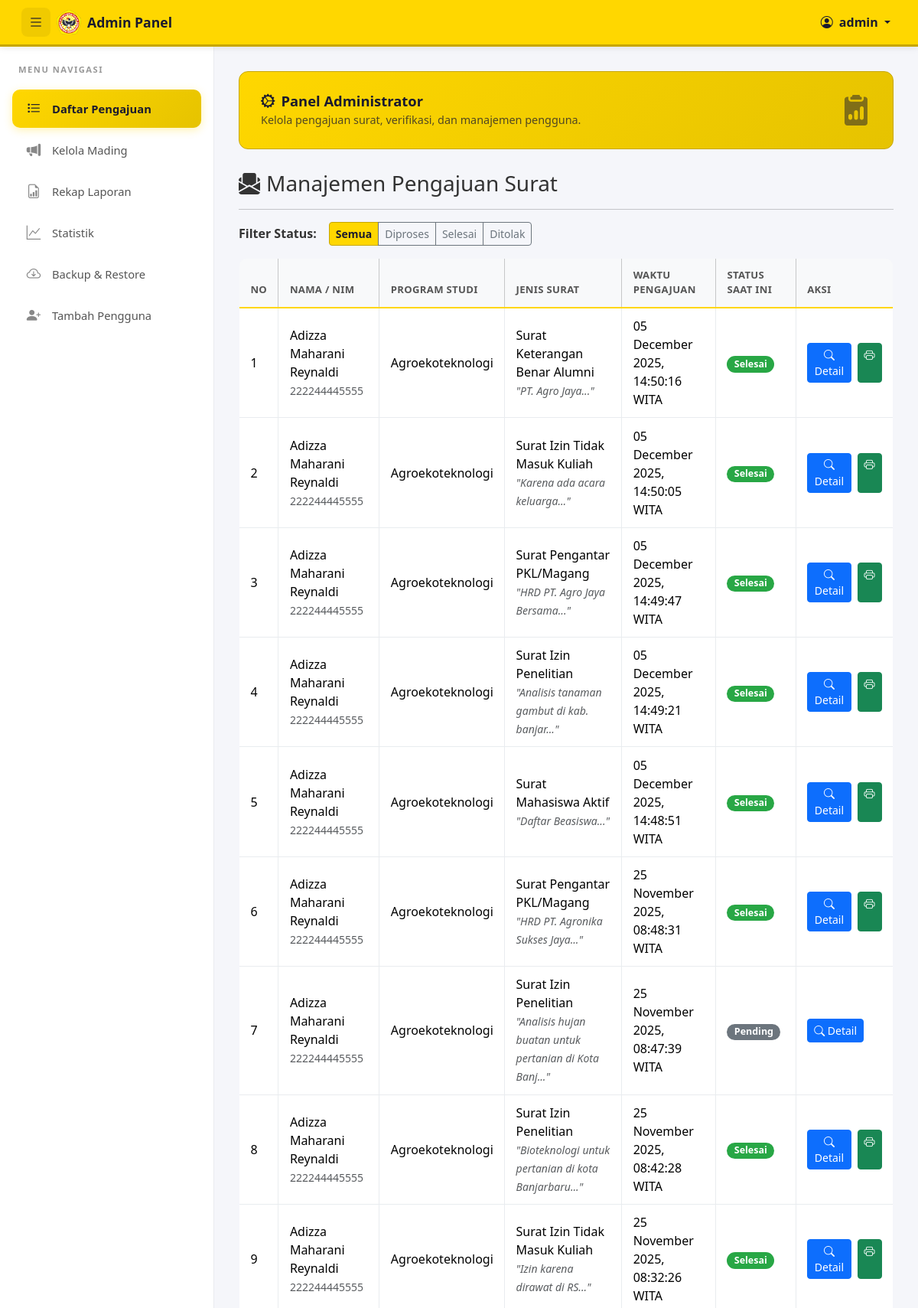
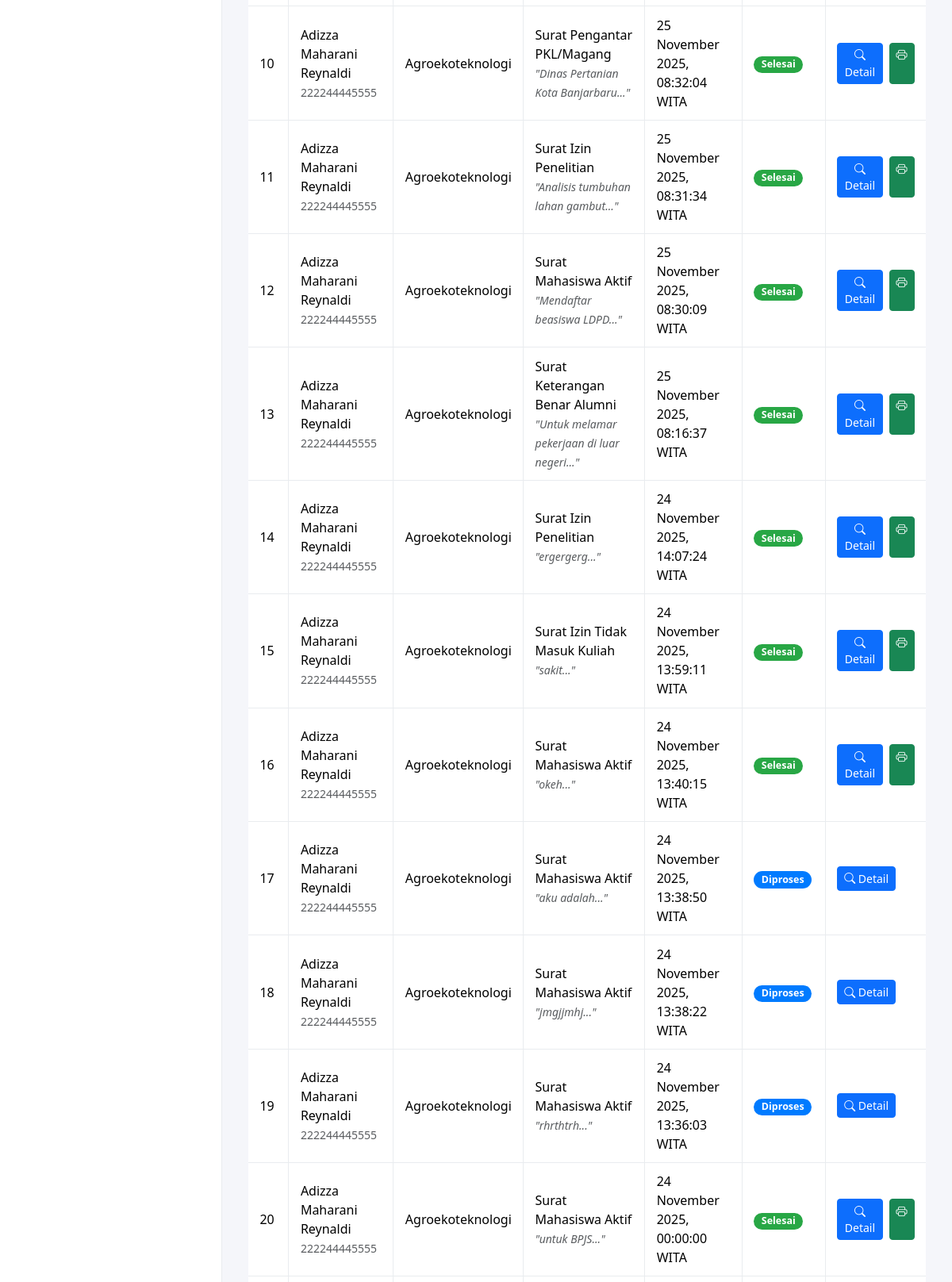
The app's page /TA_ULM/admin/index.php (signed in, upper part) with its own data (2 pictures, top to bottom).
### tables this page shows
CREATE TABLE `surat` (
  `id` int(11) NOT NULL,
  `user_id` int(11) NOT NULL,
  `nomor_surat` varchar(50) DEFAULT NULL,
  `jenis_surat` varchar(100) NOT NULL,
  `nama_lengkap` varchar(255) NOT NULL,
  `nim` varchar(20) NOT NULL,
  `semester` int(2) DEFAULT NULL,
  `keperluan` text NOT NULL,
  `dosen_pembimbing` varchar(255) DEFAULT NULL,
  `tanggal_mulai` date DEFAULT NULL,
  `tanggal_selesai` datetime DEFAULT NULL,
  `tanggal_penyelesaian` datetime DEFAULT NULL,
  `durasi_magang` varchar(50) DEFAULT NULL,
  `tanggal_pengajuan` datetime DEFAULT NULL,
  `status` enum('Pending','Diproses','Selesai','Ditolak') NOT NULL DEFAULT 'Pending',
  `catatan_admin` text DEFAULT NULL,
  `updated_at` timestamp NOT NULL DEFAULT current_timestamp() ON UPDATE current_timestamp()
);

CREATE TABLE `users` (
  `id` int(11) NOT NULL,
  `nama_lengkap` varchar(100) NOT NULL,
  `prodi_id` int(11) DEFAULT NULL,
  `username` varchar(50) NOT NULL,
  `email` varchar(255) DEFAULT NULL,
  `telepon` varchar(20) DEFAULT NULL,
  `password` varchar(255) NOT NULL,
  `foto_profil` varchar(255) DEFAULT NULL,
  `role` enum('admin','user','dekan','wakil_dekan') NOT NULL DEFAULT 'user',
  `created_at` timestamp NOT NULL DEFAULT current_timestamp()
);

CREATE TABLE `program_studi` (
  `id` int(11) NOT NULL,
  `nama_prodi` varchar(255) NOT NULL,
  `nama_fakultas` varchar(255) NOT NULL
);

### TA_ULM/admin/index.php (the view, shortened to what this page needs)
<?php
require '../config/database.php';
$filter = $_GET['filter'] ?? 'semua';
$kondisi_where = "";
$params_select = [];
$query_select = "
    SELECT s.*, u.username as nim, p.nama_prodi
    FROM surat s
    JOIN users u ON s.user_id = u.id
    LEFT JOIN program_studi p ON u.prodi_id = p.id
    $kondisi_where
    ORDER BY s.tanggal_pengajuan DESC
";
$stmt = $pdo->prepare($query_select);
$stmt->execute($params_select);
$daftar_surat = $stmt->fetchAll(PDO::FETCH_ASSOC);
?>
<!DOCTYPE html>
<html lang="id">
<head>
    <link href="https://cdn.jsdelivr.net/npm/bootstrap@5.3.2/dist/css/bootstrap.min.css" rel="stylesheet">
    <link href="https://cdn.jsdelivr.net/npm/bootstrap-icons/font/bootstrap-icons.css" rel="stylesheet">
    <link rel="stylesheet" href="../assets/css/style.css?v=<?= time(); ?>">
    <link rel="stylesheet" href="../assets/css/responsive.css?v=<?= time(); ?>">
</head>
<body>
<nav class="navbar navbar-expand-lg navbar-custom">
    <div class="container-fluid">
        <div class="d-flex align-items-center">
            <button class="btn me-2" id="sidebar-toggle"><i class="bi bi-list fs-5"></i></button>
            <a class="navbar-brand d-flex align-items-center" href="index.php">
                <img src="../assets/img/logo_ulm.png?v=<?= filemtime('../assets/img/logo_ulm.png'); ?>" alt="Logo ULM" width="32" height="32" class="d-inline-block align-text-top me-2">
                Admin Panel
            </a>
        </div>
        <ul class="navbar-nav ms-auto">
            <li class="nav-item dropdown">
                <a class="nav-link dropdown-toggle" href="#" id="navbarDropdown" role="button" data-bs-toggle="dropdown" aria-expanded="false">
                    <i class="bi bi-person-circle me-1"></i> <?= htmlspecialchars($_SESSION['username']); ?>
                </a>
            </li>
        </ul>
    </div>
</nav>
<div class="main-container">
    <div class="sidebar p-3">
        <div class="mb-3 px-2">
            <span class="sidebar-heading"><span class="link-text">Menu Navigasi</span></span>
        </div>
        <ul class="nav flex-column" id="sidebar-nav">
            <li class="nav-item">
                <a class="nav-link active" href="index.php"><i class="bi bi-list-task"></i> <span class="link-text">Daftar Pengajuan</span></a>
            </li>
            <li class="nav-item">
                <a class="nav-link" href="mading.php"><i class="bi bi-megaphone-fill"></i> <span class="link-text">Kelola Mading</span></a>
            </li>
            <li class="nav-item">
                <a class="nav-link" href="rekap.php"><i class="bi bi-file-earmark-bar-graph"></i> <span class="link-text">Rekap Laporan</span></a>
            </li>
            <li class="nav-item">
                <a class="nav-link" href="statistik.php"><i class="bi bi-graph-up"></i> <span class="link-text">Statistik</span></a>
            </li>
            <li class="nav-item">
                <a class="nav-link" href="backup_restore.php"><i class="bi bi-cloud-arrow-down"></i> <span class="link-text">Backup & Restore</span></a>
            </li>
            <li class="nav-item">
                <a class="nav-link" href="#" data-bs-toggle="modal" data-bs-target="#tambahUserModal"><i class="bi bi-person-plus-fill"></i> <span class="link-text">Tambah Pengguna</span></a>
            </li>
        </ul>
    </div>
<div class="content">
    <div class="welcome-banner">
        <div class="d-flex align-items-center justify-content-between">
            <div>
                <h4><i class="bi bi-gear-wide-connected me-2"></i>Panel Administrator</h4>
                <p>Kelola pengajuan surat, verifikasi, dan manajemen pengguna.</p>
            </div>
            <i class="bi bi-clipboard2-data-fill d-none d-md-block" style="font-size: 2.5rem; opacity: 0.5;"></i>
        </div>
    </div>
    <h3><i class="bi bi-envelope-paper-fill me-2"></i>Manajemen Pengajuan Surat</h3>
    <hr>
    <div class="d-flex align-items-center mb-3">
        <span class="me-3 fw-bold">Filter Status:</span>
        <div class="btn-group" role="group" aria-label="Filter Status Surat">
            <a href="index.php?filter=semua" class="btn btn-sm <?= $filter == 'semua' ? 'btn-primary' : 'btn-outline-secondary'; ?>">Semua</a>
            <a href="index.php?filter=Diproses" class="btn btn-sm <?= $filter == 'Diproses' ? 'btn-primary' : 'btn-outline-secondary'; ?>">Diproses</a>
            <a href="index.php?filter=Selesai" class="btn btn-sm <?= $filter == 'Selesai' ? 'btn-primary' : 'btn-outline-secondary'; ?>">Selesai</a>
            <a href="index.php?filter=Ditolak" class="btn btn-sm <?= $filter == 'Ditolak' ? 'btn-primary' : 'btn-outline-secondary'; ?>">Ditolak</a>
        </div>
    </div>
    <div class="table-responsive">
        <table class="table table-bordered table-hover align-middle">
            <thead class="table-light">
                <tr>
                    <th>No</th>
                    <th>Nama / NIM</th>
                    <th>Program Studi</th>
                    <th>Jenis Surat</th>
                    <th>Waktu Pengajuan</th>
                    <th>Status Saat Ini</th>
                    <th>Aksi</th>
                </tr>
            </thead>
            <tbody>
                <?php if (empty($daftar_surat)): ?>
                    <tr>
                        <td colspan="7" class="text-center">Tidak ada data untuk filter ini.</td>
                    </tr>
                <?php else: ?>
                    <?php $no = 1; foreach ($daftar_surat as $surat):
                        $raw_tgl_aju = $surat['tanggal_pengajuan'];
                        if (!empty($raw_tgl_aju) && substr($raw_tgl_aju, 0, 4) != '0000') {
                            $tgl_aju_tampil = date('d F Y, H:i:s', strtotime($raw_tgl_aju)) . ' WITA';
                        } else {
                            $tgl_aju_tampil = '-';
                        }
                        $raw_tgl_penyelesaian = $surat['tanggal_penyelesaian'];
                        if (!empty($raw_tgl_penyelesaian) && substr($raw_tgl_penyelesaian, 0, 4) != '0000') {
                             $tgl_selesai_tampil = date('d F Y, H:i:s', strtotime($raw_tgl_penyelesaian)) . ' WITA';
                        } else {
                             $tgl_selesai_tampil = 'Belum Selesai';
                        }
                    ?>
                    <tr
                        data-id="<?= $surat['id']; ?>"
                        data-nama="<?= htmlspecialchars($surat['nama_lengkap']); ?>"
                        data-nim="<?= htmlspecialchars($surat['nim']); ?>"
                        data-prodi="<?= htmlspecialchars($surat['nama_prodi']); ?>"
                        data-jenis-surat="<?= htmlspecialchars($surat['jenis_surat']); ?>"
                        data-tanggal-pengajuan="<?= $tgl_aju_tampil; ?>"
                        data-keperluan="<?= htmlspecialchars($surat['keperluan']); ?>"
                        data-status="<?= htmlspecialchars($surat['status']); ?>"
                        data-catatan-admin="<?= htmlspecialchars($surat['catatan_admin'] ?? ''); ?>"
                        data-tanggal-selesai="<?= $tgl_selesai_tampil; ?>"
                        data-tanggal-mulai="<?= htmlspecialchars($surat['tanggal_mulai'] ?? ''); ?>"
                        data-tanggal-selesai-kegiatan="<?= htmlspecialchars($surat['tanggal_selesai'] ?? ''); ?>"
                        data-file-pendukung="<?= htmlspecialchars($surat['file_pendukung'] ?? ''); ?>"
                    >
                        <td><?= $no++; ?></td>
                        <td>
                            <?= htmlspecialchars($surat['nama_lengkap']); ?><br>
                            <small class="text-muted"><?= htmlspecialchars($surat['nim']); ?></small>
                        </td>
                        <td><?= htmlspecialchars($surat['nama_prodi']); ?></td>
                        <td>
                            <?= htmlspecialchars($surat['jenis_surat']); ?><br>
                            <small class="text-muted fst-italic">"<?= htmlspecialchars(substr($surat['keperluan'], 0, 50)); ?>..."</small>
                        </td>
                        <td><?= $tgl_aju_tampil; ?></td>
                        <td>
                            <span class="badge badge-status-<?= strtolower($surat['status']); ?>"><?= htmlspecialchars($surat['status']); ?></span>
                        </td>
                        <td>
                            <div class="d-flex gap-2">
                                <button type="button" class="btn btn-primary btn-sm detail-btn" data-bs-toggle="modal" data-bs-target="#detailSuratModal" title="Lihat Detail">
                                    <i class="bi bi-search"></i> Detail
                                </button>
                                <?php if ($surat['status'] == 'Selesai'): ?>
                                    <a href="generate_pdf.php?id=<?= $surat['id']; ?>" class="btn btn-success btn-sm" target="_blank" title="Cetak PDF"><i class="bi bi-printer"></i></a>
                                <?php endif; ?>
                            </div>
                        </td>
                    </tr>
                    <?php endforeach; ?>
                <?php endif; ?>
            </tbody>
        </table>
    </div>
</div>
</body>
</html>

### TA_ULM/assets/css/style.css (style rules this page uses)
:root { --ulm-yellow: #FFD700; --ulm-yellow-light: #FFF8DC; --ulm-yellow-dark: #C7A600; --ulm-gold: #E6C300; --ulm-dark: #1a1a2e; --ulm-body-bg: #f5f6fa; --primary-color: #FFD700; }
body { background-color: var(--ulm-body-bg); font-family: 'Segoe UI', -apple-system, BlinkMacSystemFont, sans-serif; color: #333; }
.navbar-custom { background: #FFD700; border-bottom: 3px solid #C7A600; padding: 0.5rem 1rem; position: sticky; top: 0; z-index: 1030; box-shadow: 0 2px 8px rgba(0,0,0,0.08); }
.navbar-custom .navbar-brand { color: #1a1a2e; font-weight: 700; font-size: 1.1rem; }
.navbar-custom .nav-link { color: #1a1a2e; font-weight: 600; }
#sidebar-toggle { border: none; background: rgba(0,0,0,0.06); border-radius: 8px; width: 38px; height: 38px; display: flex; align-items: center; justify-content: center; transition: all 0.2s; }
#sidebar-toggle i { color: #1a1a2e; }
.sidebar { background: #fff; border-right: 1px solid #e9ecef; }
.sidebar .sidebar-heading { font-size: 0.7rem; text-transform: uppercase; letter-spacing: 1.5px; color: #999; font-weight: 700; }
.sidebar .nav-link { color: #555; font-size: 0.92rem; font-weight: 500; padding: 0.6rem 0.9rem; border-radius: 8px; margin-bottom: 3px; transition: all 0.2s ease; display: flex; align-items: center; }
.sidebar .nav-link .bi { font-size: 1.1rem; width: 22px; text-align: center; margin-right: 10px; color: #777; }
.sidebar .nav-link.active { background: #FFD700; color: #1a1a2e; font-weight: 700; box-shadow: 0 2px 8px rgba(255, 215, 0, 0.25); }
.sidebar .nav-link.active .bi { color: #1a1a2e; }
.table { border-radius: 10px; overflow: hidden; border: 1px solid #e9ecef; }
.table thead th { background: #f8f9fa; font-weight: 700; font-size: 0.82rem; text-transform: uppercase; letter-spacing: 0.3px; color: #555; border-bottom: 2px solid #FFD700; padding: 0.75rem 0.9rem; }
.table tbody td { padding: 0.7rem 0.9rem; vertical-align: middle; }
.badge-status-pending { background-color: #6c757d; color: white; padding: 0.35em 0.75em; border-radius: 20px; font-size: 0.78rem; font-weight: 600; }
.badge-status-diproses { background-color: #007bff; color: white; padding: 0.35em 0.75em; border-radius: 20px; font-size: 0.78rem; font-weight: 600; }
.badge-status-selesai { background-color: #28a745; color: white; padding: 0.35em 0.75em; border-radius: 20px; font-size: 0.78rem; font-weight: 600; }
.welcome-banner { background: linear-gradient(135deg, #FFD700 0%, #E6C300 100%); border-radius: 12px; padding: 1.25rem 1.75rem; margin-bottom: 1.75rem; color: #1a1a2e; border: 1px solid #C7A600; }
.welcome-banner h4 { font-weight: 700; margin-bottom: 0.2rem; font-size: 1.15rem; }
.welcome-banner p { opacity: 0.75; margin-bottom: 0; font-size: 0.9rem; }
.btn-group .btn-primary { background: #FFD700; border-color: #C7A600; color: #1a1a2e; font-weight: 600; }

### TA_ULM/assets/css/responsive.css (style rules this page uses)
.sidebar { transition: width 0.3s cubic-bezier(0.4, 0, 0.2, 1), padding 0.3s ease, border-right 0.3s ease !important; }
* { -webkit-tap-highlight-color: transparent; }

### TA_ULM/admin/index.php (style rules this page uses)
body { display: flex; min-height: 100vh; flex-direction: column; }
.main-container { display: flex; flex: 1; }
.sidebar { width: 280px; background: #fff; border-right: 1px solid #e9ecef; transition: width 0.3s cubic-bezier(0.4, 0, 0.2, 1); box-shadow: 2px 0 10px rgba(0,0,0,0.03); }
.content { flex: 1; padding: 2rem; transition: margin-left 0.3s; background: #f5f6fa; }
.sidebar .sidebar-heading { font-size: 0.7rem; text-transform: uppercase; letter-spacing: 1.5px; color: #999; font-weight: 700; }
.sidebar .nav-link { color: #555 !important; font-size: 0.92rem; font-weight: 500; padding: 0.7rem 1rem; border-radius: 10px; margin-bottom: 4px; transition: all 0.2s ease; display: flex; align-items: center; }
.sidebar .nav-link .bi { font-size: 1.15rem; width: 24px; text-align: center; margin-right: 12px; color: #888; }
.sidebar .nav-link.active { background: linear-gradient(135deg, #FFD700, #E6C300) !important; color: #1a1a2e !important; font-weight: 700; box-shadow: 0 3px 12px rgba(255, 215, 0, 0.3); }
.sidebar .nav-link.active .bi { color: #1a1a2e !important; }

### records on screen
surat: nama_lengkap "Adizza Maharani Reynaldi", user.username "222244445555", program_studi.nama_prodi "Agroekoteknologi", jenis_surat "Surat Keterangan Benar Alumni", keperluan "PT. Agro Jaya", tanggal_pengajuan "05 December 2025, 14:50:16 WITA", status "Selesai"
surat: nama_lengkap "Adizza Maharani Reynaldi", user.username "222244445555", program_studi.nama_prodi "Agroekoteknologi", jenis_surat "Surat Izin Tidak Masuk Kuliah", keperluan "Karena ada acara keluarga", tanggal_pengajuan "05 December 2025, 14:50:05 WITA", status "Selesai"
surat: nama_lengkap "Adizza Maharani Reynaldi", user.username "222244445555", program_studi.nama_prodi "Agroekoteknologi", jenis_surat "Surat Pengantar PKL/Magang", keperluan "HRD PT. Agro Jaya Bersama", tanggal_pengajuan "05 December 2025, 14:49:47 WITA", status "Selesai"
surat: nama_lengkap "Adizza Maharani Reynaldi", user.username "222244445555", program_studi.nama_prodi "Agroekoteknologi", jenis_surat "Surat Izin Penelitian", keperluan "Analisis tanaman gambut di kab. banjar", tanggal_pengajuan "05 December 2025, 14:49:21 WITA", status "Selesai"
surat: nama_lengkap "Adizza Maharani Reynaldi", user.username "222244445555", program_studi.nama_prodi "Agroekoteknologi", jenis_surat "Surat Mahasiswa Aktif", keperluan "Daftar Beasiswa", tanggal_pengajuan "05 December 2025, 14:48:51 WITA", status "Selesai"
surat: nama_lengkap "Adizza Maharani Reynaldi", user.username "222244445555", program_studi.nama_prodi "Agroekoteknologi", jenis_surat "Surat Pengantar PKL/Magang", keperluan "HRD PT. Agronika Sukses Jaya", tanggal_pengajuan "25 November 2025, 08:48:31 WITA", status "Selesai"
surat: nama_lengkap "Adizza Maharani Reynaldi", user.username "222244445555", program_studi.nama_prodi "Agroekoteknologi", jenis_surat "Surat Izin Penelitian", keperluan "Analisis hujan buatan untuk pertanian di Kota Banj", tanggal_pengajuan "25 November 2025, 08:47:39 WITA", status "Pending"
surat: nama_lengkap "Adizza Maharani Reynaldi", user.username "222244445555", program_studi.nama_prodi "Agroekoteknologi", jenis_surat "Surat Izin Penelitian", keperluan "Bioteknologi untuk pertanian di kota Banjarbaru", tanggal_pengajuan "25 November 2025, 08:42:28 WITA", status "Selesai"
surat: nama_lengkap "Adizza Maharani Reynaldi", user.username "222244445555", program_studi.nama_prodi "Agroekoteknologi", jenis_surat "Surat Izin Tidak Masuk Kuliah", keperluan "Izin karena dirawat di RS", tanggal_pengajuan "25 November 2025, 08:32:26 WITA", status "Selesai"
surat: nama_lengkap "Adizza Maharani Reynaldi", user.username "222244445555", program_studi.nama_prodi "Agroekoteknologi", jenis_surat "Surat Pengantar PKL/Magang", keperluan "Dinas Pertanian Kota Banjarbaru", tanggal_pengajuan "25 November 2025, 08:32:04 WITA", status "Selesai"
surat: nama_lengkap "Adizza Maharani Reynaldi", user.username "222244445555", program_studi.nama_prodi "Agroekoteknologi", jenis_surat "Surat Izin Penelitian", keperluan "Analisis tumbuhan lahan gambut", tanggal_pengajuan "25 November 2025, 08:31:34 WITA", status "Selesai"
surat: nama_lengkap "Adizza Maharani Reynaldi", user.username "222244445555", program_studi.nama_prodi "Agroekoteknologi", jenis_surat "Surat Mahasiswa Aktif", keperluan "Mendaftar beasiswa LDPD", tanggal_pengajuan "25 November 2025, 08:30:09 WITA", status "Selesai"
surat: nama_lengkap "Adizza Maharani Reynaldi", user.username "222244445555", program_studi.nama_prodi "Agroekoteknologi", jenis_surat "Surat Keterangan Benar Alumni", keperluan "Untuk melamar pekerjaan di luar negeri", tanggal_pengajuan "25 November 2025, 08:16:37 WITA", status "Selesai"
surat: nama_lengkap "Adizza Maharani Reynaldi", user.username "222244445555", program_studi.nama_prodi "Agroekoteknologi", jenis_surat "Surat Izin Penelitian", keperluan "ergergerg", tanggal_pengajuan "24 November 2025, 14:07:24 WITA", status "Selesai"
surat: nama_lengkap "Adizza Maharani Reynaldi", user.username "222244445555", program_studi.nama_prodi "Agroekoteknologi", jenis_surat "Surat Izin Tidak Masuk Kuliah", keperluan "sakit", tanggal_pengajuan "24 November 2025, 13:59:11 WITA", status "Selesai"
surat: nama_lengkap "Adizza Maharani Reynaldi", user.username "222244445555", program_studi.nama_prodi "Agroekoteknologi", jenis_surat "Surat Mahasiswa Aktif", keperluan "okeh", tanggal_pengajuan "24 November 2025, 13:40:15 WITA", status "Selesai"
surat: nama_lengkap "Adizza Maharani Reynaldi", user.username "222244445555", program_studi.nama_prodi "Agroekoteknologi", jenis_surat "Surat Mahasiswa Aktif", keperluan "aku adalah", tanggal_pengajuan "24 November 2025, 13:38:50 WITA", status "Diproses"
surat: nama_lengkap "Adizza Maharani Reynaldi", user.username "222244445555", program_studi.nama_prodi "Agroekoteknologi", jenis_surat "Surat Mahasiswa Aktif", keperluan "jmgjjmhj", tanggal_pengajuan "24 November 2025, 13:38:22 WITA", status "Diproses"
surat: nama_lengkap "Adizza Maharani Reynaldi", user.username "222244445555", program_studi.nama_prodi "Agroekoteknologi", jenis_surat "Surat Mahasiswa Aktif", keperluan "rhrthtrh", tanggal_pengajuan "24 November 2025, 13:36:03 WITA", status "Diproses"
surat: nama_lengkap "Adizza Maharani Reynaldi", user.username "222244445555", program_studi.nama_prodi "Agroekoteknologi", jenis_surat "Surat Mahasiswa Aktif", keperluan "untuk BPJS", tanggal_pengajuan "24 November 2025, 00:00:00 WITA", status "Selesai"

### other values on screen
$_SESSION['username'] "admin"
